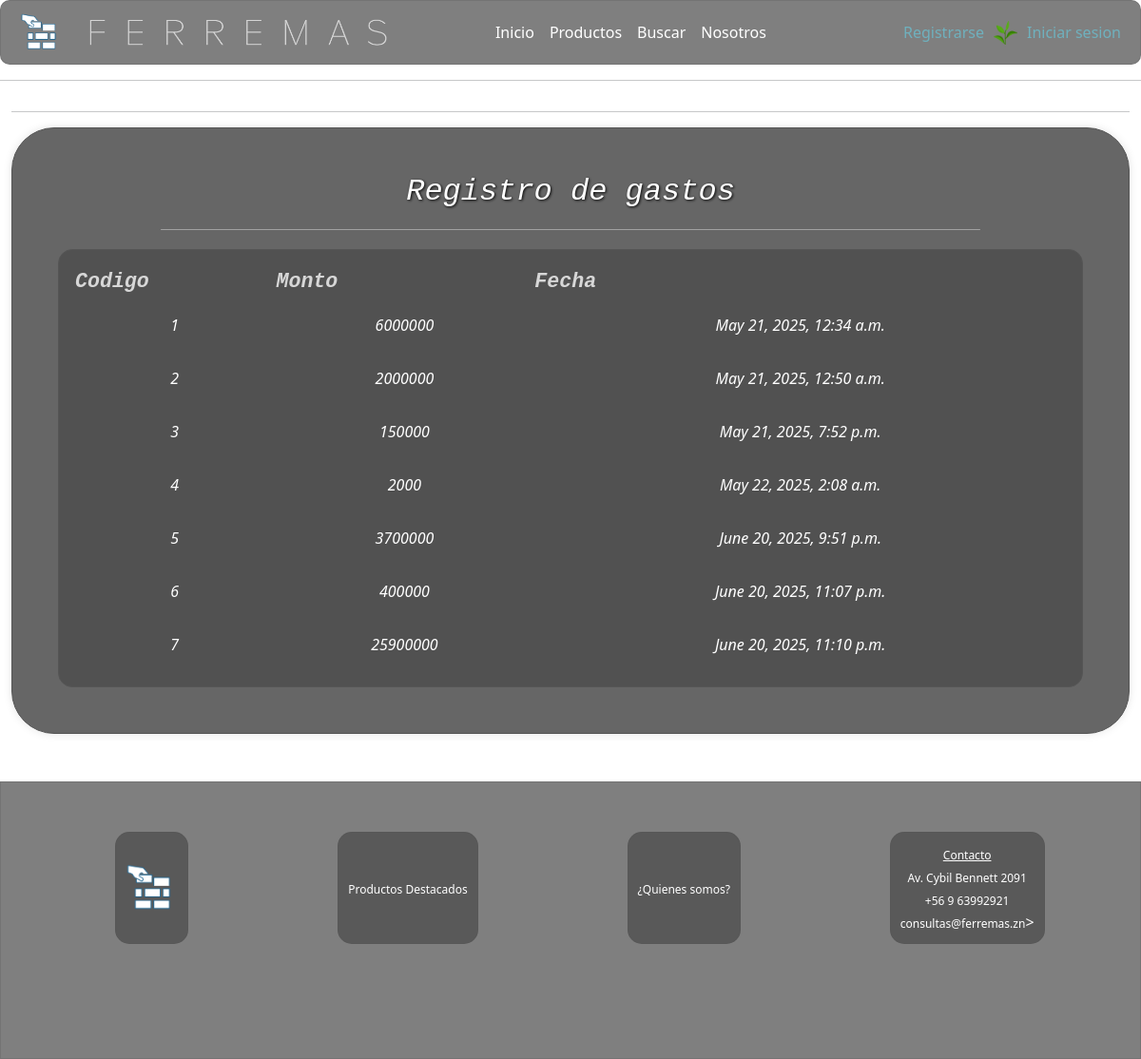
The page /gastos on the database its author committed.
### core/models.py (models this page shows, shortened)
class Gasto(models.Model):
    id=models.AutoField(primary_key=True, verbose_name='idGasto')
    total = models.IntegerField(null=True, blank=True, editable=True, verbose_name='Total')
    fecha = models.DateTimeField(auto_now_add=True, null=False, verbose_name='Fecha')

### core/views.py (the view)
# urls.py: path('gastos', views.gastos, name='gastos'),
def gastos(request):
    gastos = Gasto.objects.all()
    return render(request, 'gastos.html', {'gastos':gastos})

### core/context_processor.py (called while the page is built, shortened)
def total_carrito(request):
    total=0
    return {'total_carrito':int(total)}

### core/templates/gastos.html
{% extends "base.html" %}
{% load static %}
{% block content %}
<div class="container-fluid">
    <hr>
    <div class="login-container">
        <div class="form-title" style="margin-bottom: 15px;">
            <h2>Registro de gastos</h2>
        </div>
        <span class="liner"></span>
        <div class="table-container">
            <table id="tobras">
                <thead>
                    <tr>
                        <th>Codigo</th>
                        <th>Monto</th>
                        <th>Fecha</th>
                    </tr>
                </thead>
                <tbody>
                    {% for g in gastos %}
                        <tr>
                            <td class="price">{{g.id }}</td>
                            <td class="price">{{g.total }}</td>
                            <td class="price">{{g.fecha }}</td>
                        </tr>
                    {%endfor%}
                </tbody>
            </table>
        </div>
    </div>
</div>
{% endblock %}

### core/static/css/mystyles.css (style rules this page uses)
body { background-image: url("../assets/img/fondo.png"); background-repeat: no-repeat; background-position: center; background-attachment: fixed; background-size: cover; display: flex; flex-direction: column; font-family: 'Ubuntu', "times new roman", times, roman, serif; }
.fade-in { animation: fadeIn 1s; -webkit-animation: fadeIn 1s; -moz-animation: fadeIn 1s; -o-animation: fadeIn 1s; -ms-animation: fadeIn 1s; }
.price { color: #ffffff !important; font-style: italic; }
.login-container { padding: 4vw; border-radius: 45px; border: 1px solid #555; box-shadow: 0 0 10px rgba(0, 0, 0, 0.1); background-color: rgba(0, 0, 0, 0.6); }
.form-title { text-align: center; font-style: italic; color: rgb(255, 255, 255); text-shadow: 1px 1px 3px rgb(5, 5, 5); font-family: 'Courier New', Courier, monospace; }
.liner { background-color: rgba(255, 255, 255, 0.384); width: 80%; height: 1px; border-radius: 1px; display: block; margin: 0 auto; margin-top: 20px; margin-bottom: 20px; }
.table-container { width: 100%; overflow-x: scroll; background-color: rgba(0, 0, 0, 0.2); border-radius: 15px; border:1px solid #555; padding:1rem; }
table { border-collapse: collapse; width: 100%; background-color: rgba(0, 0, 0, 0); }
th { text-align: left !important; display: relative; font-size: 3vh; font-style: italic; }
td { display: relative; white-space: wrap; text-overflow: ellipsis; padding: 1rem; text-align: center; }
thead th { color: #d7d7d7; font-family: 'Courier New', Courier, monospace; font-size: 2.7vh; font-style: italic; text-align: left; }
tbody td { color:rgb(255, 255, 255) !important; font-style: italic; }

### rows shown on the page
Gasto: id "1", total "6000000", fecha "May 21, 2025, 12:34 a.m."
Gasto: id "2", total "2000000", fecha "May 21, 2025, 12:50 a.m."
Gasto: id "3", total "150000", fecha "May 21, 2025, 7:52 p.m."
Gasto: id "4", total "2000", fecha "May 22, 2025, 2:08 a.m."
Gasto: id "5", total "3700000", fecha "June 20, 2025, 9:51 p.m."
Gasto: id "6", total "400000", fecha "June 20, 2025, 11:07 p.m."
Gasto: id "7", total "25900000", fecha "June 20, 2025, 11:10 p.m."
